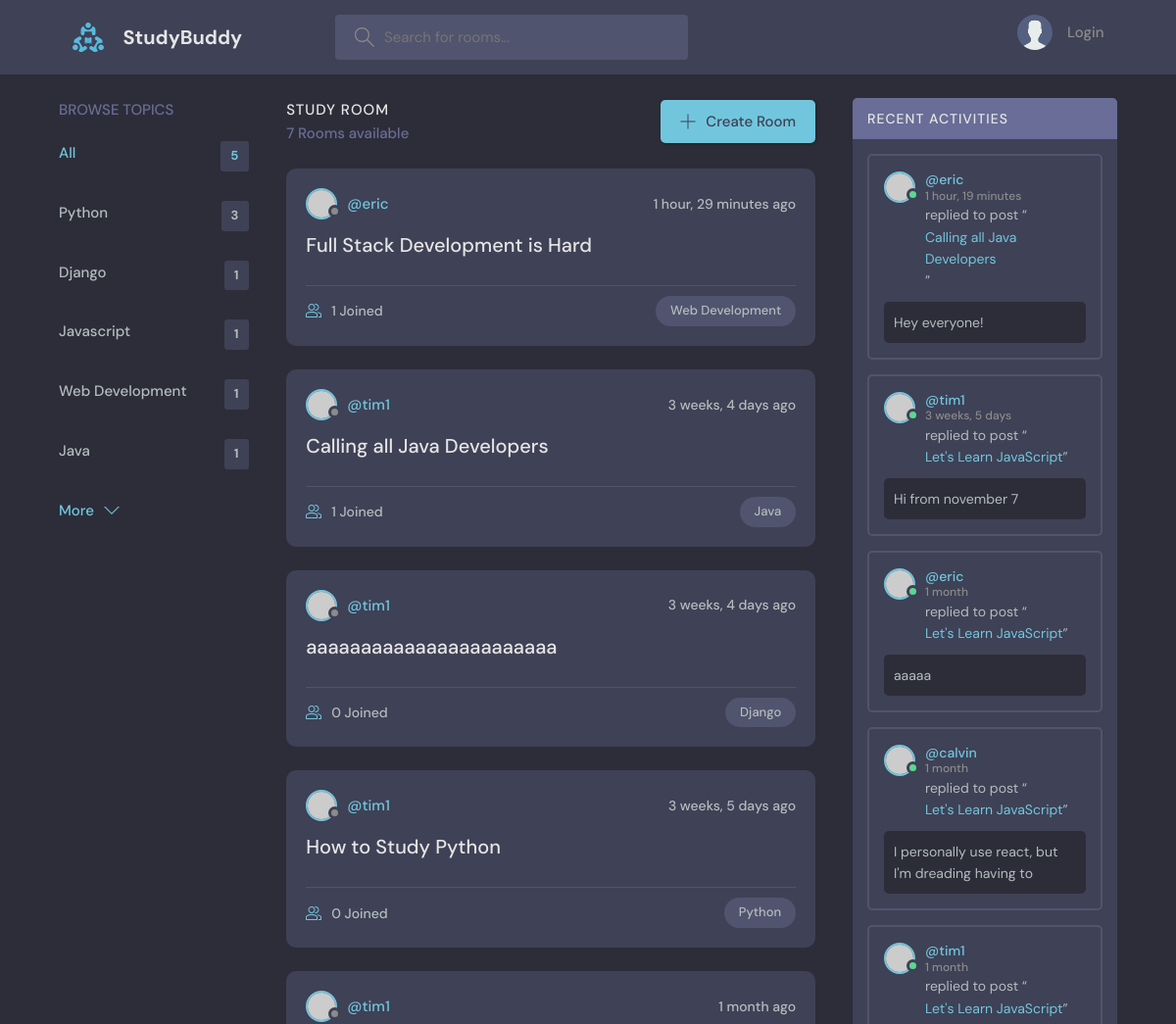
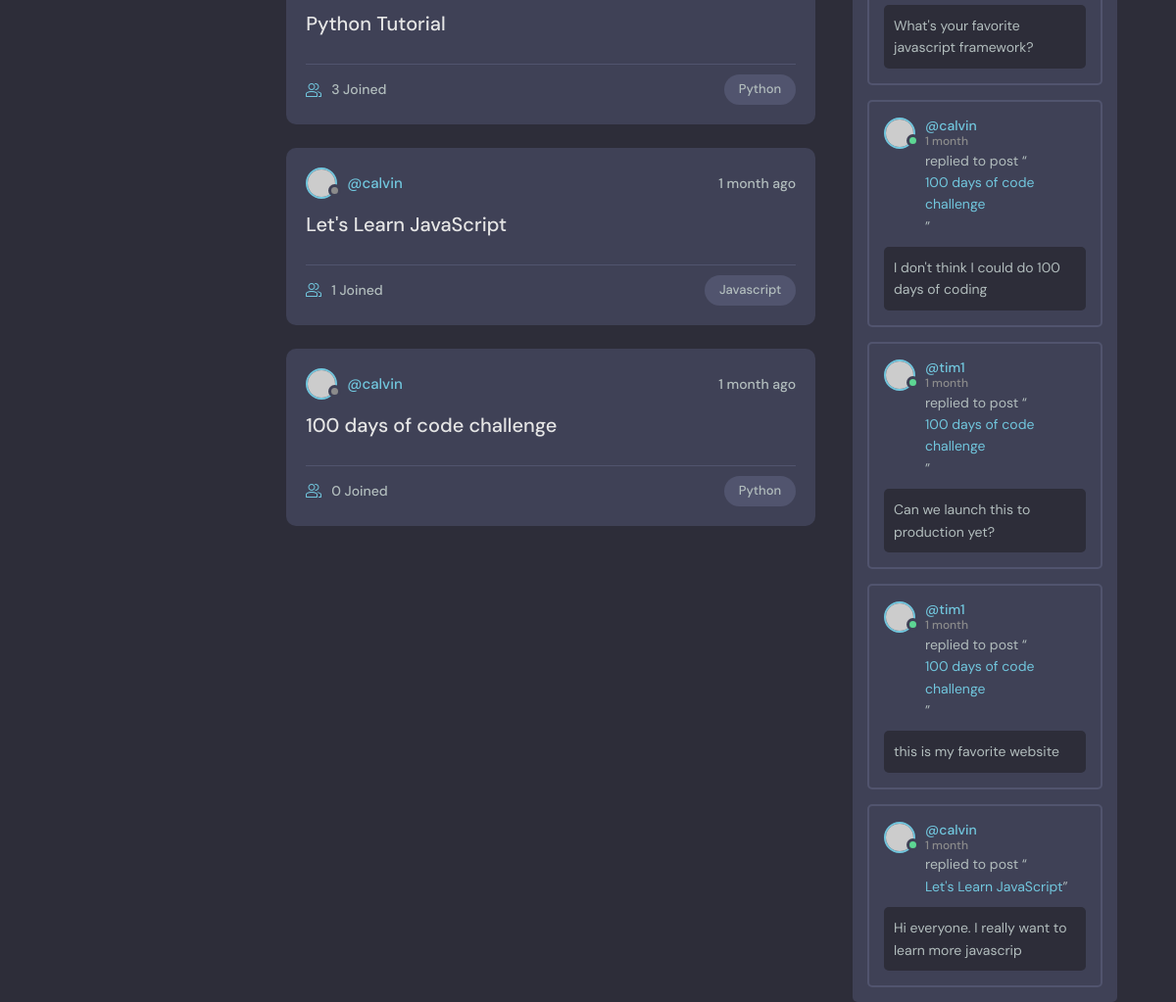
The page / on the database its author committed (2 pictures, top to bottom).
### base/models.py (models this page shows, shortened)
class Topic(models.Model):
    name = models.CharField(max_length=200)

class Room(models.Model):
    host = models.ForeignKey(User, on_delete=models.SET_NULL, null=True)
    topic = models.ForeignKey('Topic', on_delete=models.SET_NULL, null=True)
    name = models.CharField(max_length=200)
    description = models.TextField(null=True, blank=True)
    participants = models.ManyToManyField(User, related_name='participants', blank=True)
    updated = models.DateTimeField(auto_now=True)
    create = models.DateTimeField(auto_now_add=True)
    class Meta:
        ordering = ['-updated', '-create']
    def __str__(self):
        return self.name

class Message(models.Model):
    user = models.ForeignKey(User, on_delete=models.CASCADE)
    room = models.ForeignKey(Room, on_delete=models.CASCADE)
    body = models.TextField()
    updated = models.DateTimeField(auto_now=True)
    create = models.DateTimeField(auto_now_add=True)
    class Meta:
        ordering = ['-updated', '-create']
    def __str__(self):
        return self.body[0:50]

### base/views.py (the view)
# urls.py: path('', views.home, name="home"),
def home(request):
    q = request.GET.get('q')
    if(q != None): q
    else: q = ''
    rooms = Room.objects.filter(
        Q(topic__name__contains=q) |
        Q(name__icontains=q) |
        Q(description__icontains=q))
    topics = Topic.objects.all()[0:5]
    room_count = rooms.count()
    room_messages = Message.objects.filter(Q(room__name__icontains=q))
    context = {'rooms': rooms , 'topics': topics, 'room_count' : room_count, "room_messages" : room_messages }
    return render(request, 'base/home.html', context )

### base/templates/base/home.html (shortened to what this page needs)
{% extends 'main.html'%} {% block content %}
<main class="layout layout--3">
  <div class="container">
    {% include 'base/topics_component.html' %}
    <div class="roomList">
      <div class="roomList__header">
        <div>
          <h2>Study Room</h2>
          <p>{{rooms.count}} Rooms available</p>
        </div>
        <a class="btn btn--main" href="{% url 'create-room' %}">
          <svg
            version="1.1"
            xmlns="http://www.w3.org/2000/svg"
            width="32"
            height="32"
            viewBox="0 0 32 32"
          >
            <title>add</title>
            <path
              d="M16.943 0.943h-1.885v14.115h-14.115v1.885h14.115v14.115h1.885v-14.115h14.115v-1.885h-14.115v-14.115z"
            ></path>
          </svg>
          Create Room
        </a>
      </div>
      {% include 'base/feed_component.html' %}
    </div>
    {% include 'base/activity_component.html' %}
  </div>
</main>
{% endblock %}

### base/templates/base/topics_component.html
<div class="topics">
  <div class="topics__header">
    <h2>Browse Topics</h2>
  </div>
  <ul class="topics__list">
    <li>
      <a href="{% url 'home' %}" class="active"
        >All <span>{{topics.count}}</span></a
      >
    </li>
    {% for topic in topics %}
    <li>
      <a href="{% url 'home' %}?q={{topic.name}}"
        >{{topic.name}}<span>{{topic.room_set.all.count}}</span></a
      >
    </li>
    {% endfor %}
  </ul>
  <a class="btn btn--link" href="{% url 'topics' %}">
    More
    <svg
      version="1.1"
      xmlns="http://www.w3.org/2000/svg"
      width="32"
      height="32"
      viewBox="0 0 32 32"
    >
      <title>chevron-down</title>
      <path d="M16 21l-13-13h-3l16 16 16-16h-3l-13 13z"></path>
    </svg>
  </a>
</div>

### base/templates/base/feed_component.html (shortened to what this page needs)
{% for room in rooms %}
<div class="roomListRoom">
  <div class="roomListRoom__header">
    <a
      href="{% url 'user-profile' room.host.id %}"
      class="roomListRoom__author"
    >
      <div class="avatar avatar--small">
        <img src="https://randomuser.me/api/portraits/women/11.jpg" />
      </div>
      <span>@{{room.host.username}}</span>
    </a>
    <div class="roomListRoom__actions">
      <span>{{room.create|timesince}} ago</span>
    </div>
  </div>
  <div class="roomListRoom__content">
    <a href="{% url 'room' room.id %}">{{room.name}}</a>
  </div>
  <div class="roomListRoom__meta">
    <a href="room.html" class="roomListRoom__joined">
      {{room.participants.all.count}} Joined
    </a>
    <p class="roomListRoom__topic">{{room.topic.name}}</p>
  </div>
</div>
{% endfor %}

### base/templates/base/activity_component.html (shortened to what this page needs)
<div class="activities">
  <div class="activities__header">
    <h2>Recent Activities</h2>
  </div>
  {% for message in room_messages %}
  <div class="activities__box">
    <div class="activities__boxHeader roomListRoom__header">
      <a
        href="{% url 'user-profile' message.user.id %}"
        class="roomListRoom__author"
      >
        <div class="avatar avatar--small active">
          <img src="https://randomuser.me/api/portraits/men/13.jpg" />
        </div>
        <p>
          @{{message.user}}
          <span>{{message.create|timesince}}</span>
        </p>
      </a>
    </div>
    <div class="activities__boxContent">
      <p>replied to post “<a href="room.html">{{message.room}}</a>”</p>
      <div class="activities__boxRoomContent">{{message}}</div>
    </div>
  </div>
  {%endfor %}
</div>

### rows shown on the page
Topic: name "Python", room_set.all.count "3"
Topic: name "Django", room_set.all.count "1"
Topic: name "Javascript", room_set.all.count "1"
Topic: name "Web Development", room_set.all.count "1"
Topic: name "Java", room_set.all.count "1"
Room: host.username "eric", create "1 hour, 29 minutes", name "Full Stack Development is Hard", participants.all.count "1", topic.name "Web Development"
Room: host.username "tim1", create "3 weeks, 4 days", name "Calling all Java Developers", participants.all.count "1", topic.name "Java"
Room: host.username "tim1", create "3 weeks, 4 days", name "aaaaaaaaaaaaaaaaaaaaaaa", participants.all.count "0", topic.name "Django"
Room: host.username "tim1", create "3 weeks, 5 days", name "How to Study Python", participants.all.count "0", topic.name "Python"
Room: host.username "tim1", create "1 month", name "Python Tutorial", participants.all.count "3", topic.name "Python"
Room: host.username "calvin", create "1 month", name "Let's Learn JavaScript", participants.all.count "1", topic.name "Javascript"
Room: host.username "calvin", create "1 month", name "100 days of code challenge", participants.all.count "0", topic.name "Python"
Message: user "eric", create "1 hour, 19 minutes", room "Calling all Java Developers", body "Hey everyone!"
Message: user "tim1", create "3 weeks, 5 days", room "Let's Learn JavaScript", body "Hi from november 7"
Message: user "eric", create "1 month", room "Let's Learn JavaScript", body "aaaaa"
Message: user "calvin", create "1 month", room "Let's Learn JavaScript", body "I personally use react, but I'm dreading having to"
Message: user "tim1", create "1 month", room "Let's Learn JavaScript", body "What's your favorite javascript framework?"
Message: user "calvin", create "1 month", room "100 days of code challenge", body "I don't think I could do 100 days of coding"
Message: user "tim1", create "1 month", room "100 days of code challenge", body "Can we launch this to production yet?"
Message: user "tim1", create "1 month", room "100 days of code challenge", body "this is my favorite website"
Message: user "calvin", create "1 month", room "Let's Learn JavaScript", body "Hi everyone. I really want to learn more javascrip"

### other values the page prints
{{ topics.count }} "5"
{{ rooms.count }} "7"
